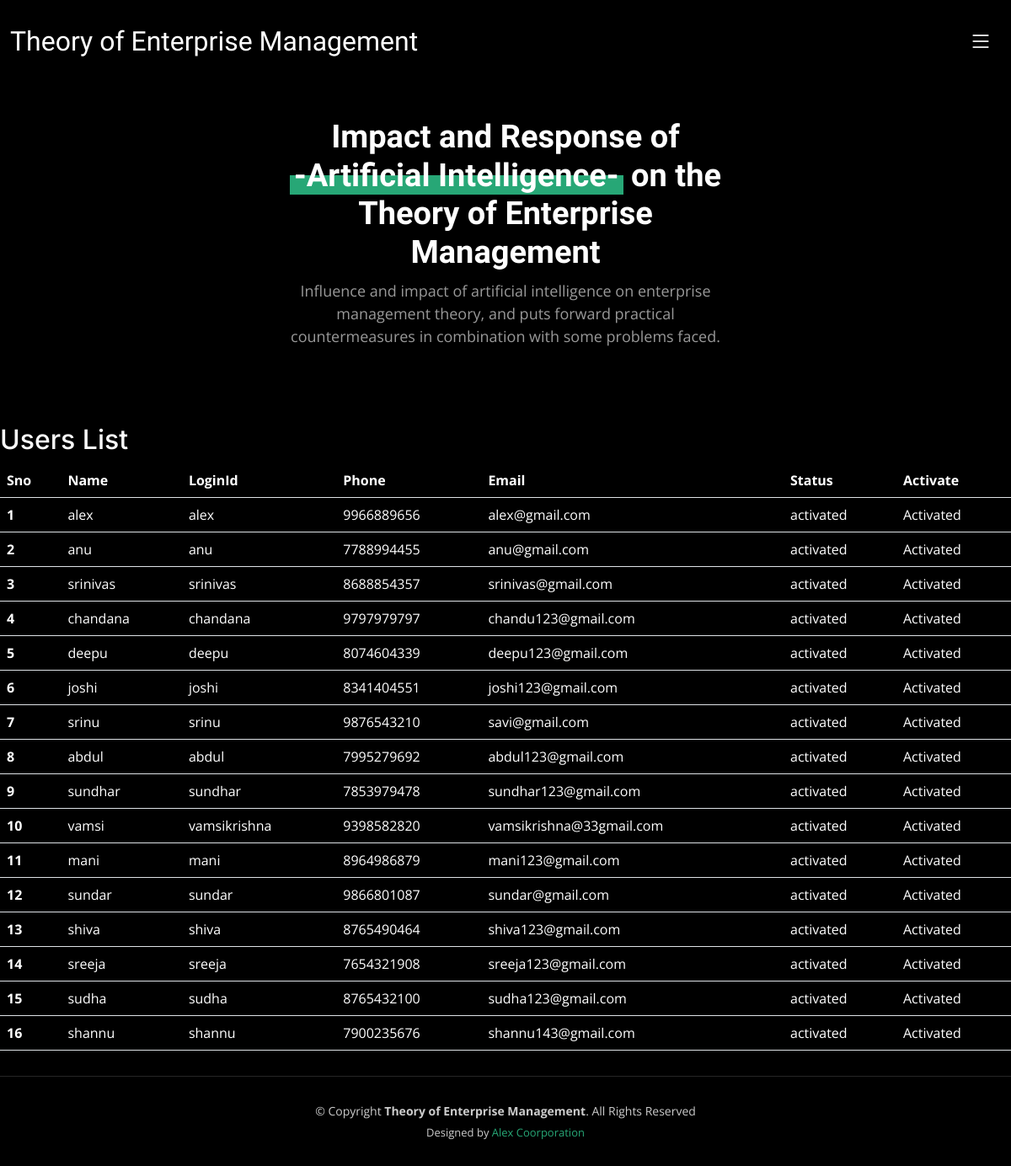
Page /view_registered_users/ on the committed database.
### users/models.py (models this page shows, shortened)
class UserRegistrationModel(models.Model):
    name = models.CharField(max_length=100)
    loginid = models.CharField(unique=True, max_length=100)
    password = models.CharField(max_length=100)
    mobile = models.CharField(unique=True, max_length=100)
    email = models.CharField(unique=True, max_length=100)
    locality = models.CharField(max_length=100)
    address = models.CharField(max_length=1000)
    city = models.CharField(max_length=100)
    state = models.CharField(max_length=100)
    status = models.CharField(max_length=100)
    class Meta:
        db_table = 'UserRegistrations'

### admins/views.py (the view)
# urls.py: path('view_registered_users/', admins_views.view_registered_users,
def view_registered_users(request):
    data = UserRegistrationModel.objects.all()
    return render(request, 'admins/view_registered_users.html', {'data': data})

### templates/admins/view_registered_users.html (shortened to what this page needs)
{% extends 'admins/admin_base.html' %}
{% block content %}
<h2>Users List</h2>
    <table class="table" style="color:white;">
        <thead>
            <tr>
                <th scope="col">Sno</th>
                <th scope="col">Name</th>
                <th scope="col">LoginId</th>
                <th scope="col">Phone</th>
                <th scope="col">Email</th>
                <th scope="col">Status</th>
                <th scope="col">Activate</th>
            </tr>
        </thead>
        <tbody>
            {% for user in data %}
            <tr>
                <th scope="row">{{ forloop.counter }}</th>
                <td>{{ user.name}}</td>
                <td>{{ user.loginid}}</td>
                <td>{{ user.mobile}}</td>
                <td>{{ user.email}}</td>
                <td>{{ user.status}}</td>
                {% if user.status == 'waiting' %}
                <td>
                    <a href="/AdminActivaUsers/?uid={{ user.id }}">Activate</a>
                </td>
                {% else %}
                <td> Activated</td>
                {% endif %}
            </tr>
            {% endfor %}
        </tbody>
    </table>
    {% endblock %}

### static/css/main.css (style rules this page uses)
:root { --font-default: "Open Sans", system-ui, -apple-system, "Segoe UI", Roboto, "Helvetica Neue", Arial, "Noto Sans", "Liberation Sans", sans-serif, "Apple Color Emoji", "Segoe UI Emoji", "Segoe UI Symbol", "Noto Color Emoji"; --font-primary: "Inter", sans-serif; --font-secondary: "Cardo", sans-serif; }
:root { --color-default: #fafafa; --color-primary: #27a776; --color-secondary: #161718; }
:root { scroll-behavior: smooth; }
body { font-family: var(--font-default); color: var(--color-default); background-color: #000; }
h1, h2, h3, h4, h5, h6 { font-family: var(--font-primary); }

### rows in the picture
UserRegistrationModel: name "alex", loginid "alex", mobile "9966889656", email "alex@gmail.com", status "activated", shows "Activated"
UserRegistrationModel: name "anu", loginid "anu", mobile "7788994455", email "anu@gmail.com", status "activated", shows "Activated"
UserRegistrationModel: name "srinivas", loginid "srinivas", mobile "8688854357", email "srinivas@gmail.com", status "activated", shows "Activated"
UserRegistrationModel: name "chandana", loginid "chandana", mobile "9797979797", email "chandu123@gmail.com", status "activated", shows "Activated"
UserRegistrationModel: name "deepu", loginid "deepu", mobile "8074604339", email "deepu123@gmail.com", status "activated", shows "Activated"
UserRegistrationModel: name "joshi", loginid "joshi", mobile "8341404551", email "joshi123@gmail.com", status "activated", shows "Activated"
UserRegistrationModel: name "srinu", loginid "srinu", mobile "9876543210", email "savi@gmail.com", status "activated", shows "Activated"
UserRegistrationModel: name "abdul", loginid "abdul", mobile "7995279692", email "abdul123@gmail.com", status "activated", shows "Activated"
UserRegistrationModel: name "sundhar", loginid "sundhar", mobile "7853979478", email "sundhar123@gmail.com", status "activated", shows "Activated"
UserRegistrationModel: name "vamsi", loginid "vamsikrishna", mobile "9398582820", email "vamsikrishna@33gmail.com", status "activated", shows "Activated"
UserRegistrationModel: name "mani", loginid "mani", mobile "8964986879", email "mani123@gmail.com", status "activated", shows "Activated"
UserRegistrationModel: name "sundar", loginid "sundar", mobile "9866801087", email "sundar@gmail.com", status "activated", shows "Activated"
UserRegistrationModel: name "shiva", loginid "shiva", mobile "8765490464", email "shiva123@gmail.com", status "activated", shows "Activated"
UserRegistrationModel: name "sreeja", loginid "sreeja", mobile "7654321908", email "sreeja123@gmail.com", status "activated", shows "Activated"
UserRegistrationModel: name "sudha", loginid "sudha", mobile "8765432100", email "sudha123@gmail.com", status "activated", shows "Activated"
UserRegistrationModel: name "shannu", loginid "shannu", mobile "7900235676", email "shannu143@gmail.com", status "activated", shows "Activated"
